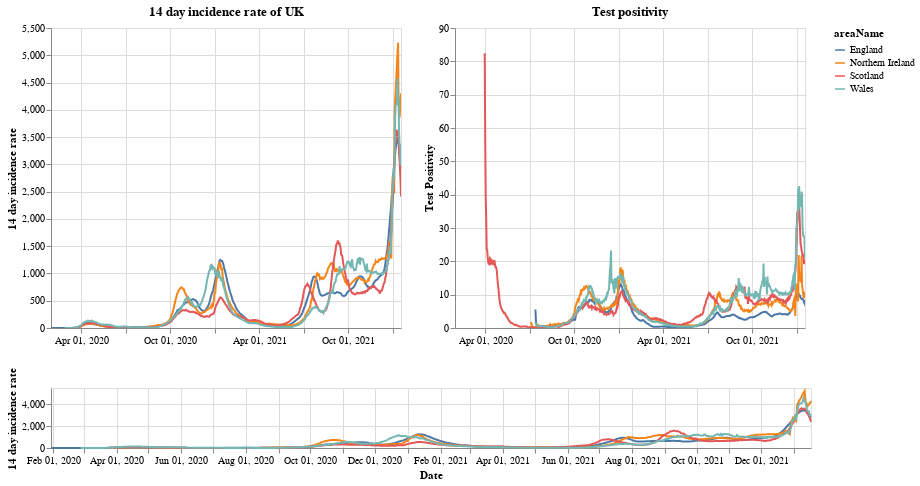

The code cell stored with this chart in its notebook:
### Markdown cell above
# Plots

First a plot with each country in the UK. The top right shows the positivity rate for (which is the percentage of registered tests which were positive) while the top left is the 14 day incidence rate. The bottom chart can be used to select the timeframe (does not work on a mobile device).

### Code cell
#collapse
brush = alt.selection(type='interval', name='DateBrush',encodings=['x'],fields=['Time'])
leg_selection = alt.selection_multi(fields=['areaName'], bind='legend')

base = alt.Chart(uk_cases).mark_line().encode(
    x=alt.X("yearmonthdate(date):T", axis=alt.Axis(title='Date')),
    y=alt.Y("twoWeeklyCasesRate:Q", axis=alt.Axis(title='14 day incidence rate')),
    tooltip=['areaName', 'date','twoWeeklyCasesRate', 'testPositivity'],
    color='areaName',
    opacity=alt.condition(leg_selection, alt.value(2), alt.value(0.1))
).add_selection(leg_selection).properties(width=350)

upper = base.encode(alt.X('yearmonthdate(date):T', axis=alt.Axis(title=''),
                         scale=alt.Scale(domain=brush))
                   ).properties(title=f'14 day incidence rate of UK')
upper_right = upper.encode(alt.Y('testPositivity:Q', axis=alt.Axis(title='Test Positivity'))).properties(title='Test positivity')
lower = base.properties(height=60, width = 760).add_selection(brush)

(upper | upper_right) & lower

### Figure 1 — Vega-Lite specification as saved in the notebook (floating-point values rounded to 4 significant figures; data arrays with more than 128 entries replaced by an {"elided": "..."} marker saying what was removed)
{"config": {"view": {"continuousWidth": 400, "continuousHeight": 300}}, "vconcat": [{"hconcat": [{"mark": "line", "encoding": {"color": {"type": "nominal", "field": "areaName"}, "opacity": {"condition": {"value": 2, "selection": "selector001"}, "value": 0.1}, "tooltip": [{"type": "nominal", "field": "areaName"}, {"type": "temporal", "field": "date"}, {"type": "quantitative", "field": "twoWeeklyCasesRate"}, {"type": "quantitative", "field": "testPositivity"}], "x": {"type": "temporal", "axis": {"title": ""}, "field": "date", "scale": {"domain": {"selection": "DateBrush"}}, "timeUnit": "yearmonthdate"}, "y": {"type": "quantitative", "axis": {"title": "14 day incidence rate"}, "field": "twoWeeklyCasesRate"}}, "selection": {"selector001": {"type": "multi", "fields": ["areaName"], "bind": "legend"}}, "title": "14 day incidence rate of UK", "width": 350}, {"mark": "line", "encoding": {"color": {"type": "nominal", "field": "areaName"}, "opacity": {"condition": {"value": 2, "selection": "selector001"}, "value": 0.1}, "tooltip": [{"type": "nominal", "field": "areaName"}, {"type": "temporal", "field": "date"}, {"type": "quantitative", "field": "twoWeeklyCasesRate"}, {"type": "quantitative", "field": "testPositivity"}], "x": {"type": "temporal", "axis": {"title": ""}, "field": "date", "scale": {"domain": {"selection": "DateBrush"}}, "timeUnit": "yearmonthdate"}, "y": {"type": "quantitative", "axis": {"title": "Test Positivity"}, "field": "testPositivity"}}, "selection": {"selector001": {"type": "multi", "fields": ["areaName"], "bind": "legend"}}, "title": "Test positivity", "width": 350}]}, {"mark": "line", "encoding": {"color": {"type": "nominal", "field": "areaName"}, "opacity": {"condition": {"value": 2, "selection": "selector001"}, "value": 0.1}, "tooltip": [{"type": "nominal", "field": "areaName"}, {"type": "temporal", "field": "date"}, {"type": "quantitative", "field": "twoWeeklyCasesRate"}, {"type": "quantitative", "field": "testPositivity"}], "x": {"type": "temporal", "axis": {"title": "Date"}, "field": "date", "timeUnit": "yearmonthdate"}, "y": {"type": "quantitative", "axis": {"title": "14 day incidence rate"}, "field": "twoWeeklyCasesRate"}}, "height": 60, "selection": {"selector001": {"type": "multi", "fields": ["areaName"], "bind": "legend"}, "DateBrush": {"type": "interval", "encodings": ["x"], "fields": ["Time"]}}, "width": 760}], "data": {"name": "data-570d5de9194d6d140081c86b71e3164b"}, "$schema": "https://vega.github.io/schema/vega-lite/v4.8.1.json", "datasets": {"data-570d5de9194d6d140081c86b71e3164b": {"elided": "2784 records"}}}
